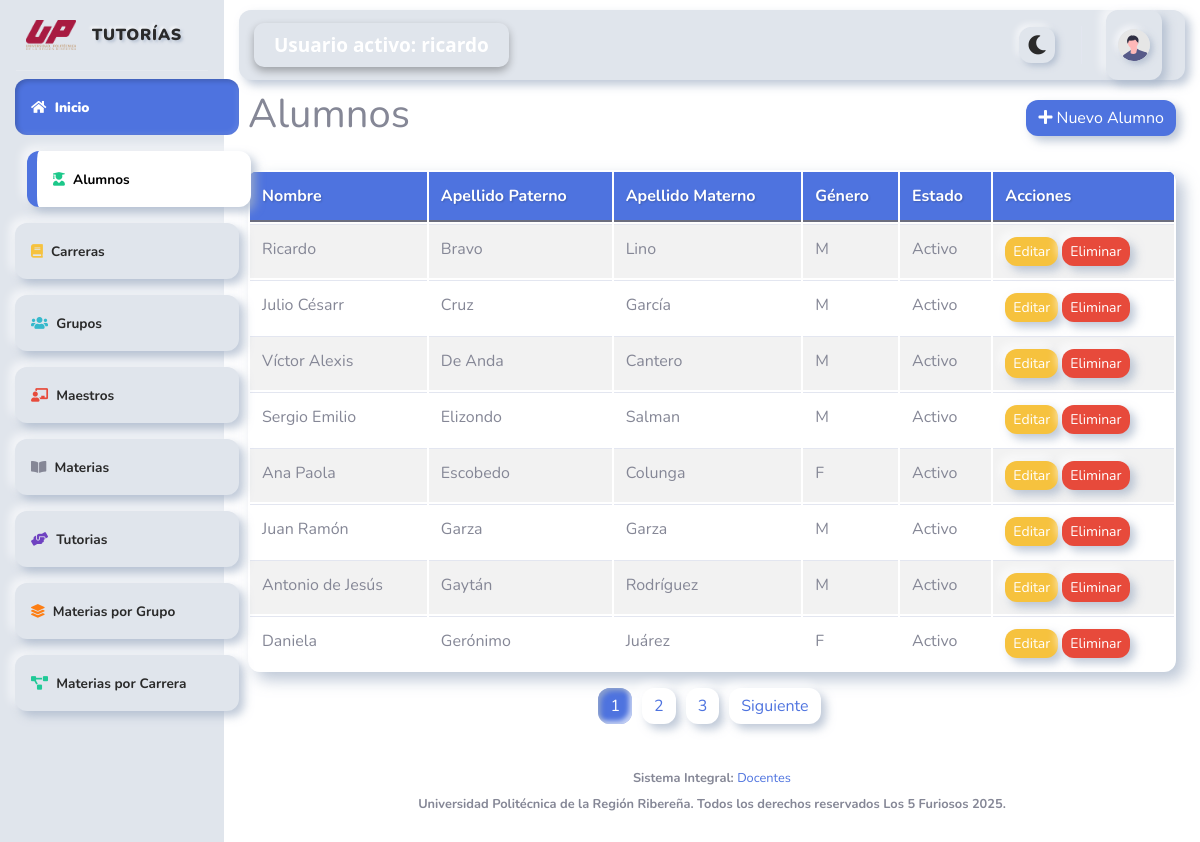
The app's page /alumnos.php (signed in) with its own data.
### tables this page shows
CREATE TABLE `alumnos` (
  `id_alumno` int(11) NOT NULL,
  `nombre` varchar(255) NOT NULL,
  `ape_pa` varchar(150) NOT NULL,
  `ape_ma` varchar(150) NOT NULL,
  `genero` varchar(1) NOT NULL,
  `activo` int(3) NOT NULL
);

### modelos/conexion.php (called while the page is built, shortened)
<?php
class Conexion {
    private $usuario = "root";
    private $contraseña = "";
    private $db = "proyecto3";
    private $servidor = "localhost";
    public function conectar() {
        $this->conn = null;
        try {
            $this->conn = new PDO(
                "mysql:host=".$this->servidor.";dbname=".$this->db.";charset=utf8",
                $this->usuario,
                $this->contraseña
            );
            $this->conn->setAttribute(PDO::ATTR_ERRMODE, PDO::ERRMODE_EXCEPTION);
            $this->conn->setAttribute(PDO::ATTR_EMULATE_PREPARES, false);
        } catch (PDOException $e) {
            error_log("Error al conectar: " . $e->getMessage());
            die("Error al conectar con la base de datos");
        }
        return $this->conn;
    }
}

### modelos/mdl_alumnos.php (called while the page is built, shortened)
<?php
require_once __DIR__.'/conexion.php';
class MdlAlumnos {
    private $conn;
    private $tabla = 'alumnos';
    public function __construct() {
        $this->conn = (new Conexion())->conectar();
    }
    public function obtenerPaginado($inicio, $limite) {
        try {
            $sql = "SELECT id_alumno, nombre, ape_pa, ape_ma, genero, activo
                    FROM $this->tabla
                    Where activo = 0
                    LIMIT :inicio, :limite";
            $stmt = $this->conn->prepare($sql);
            $stmt->bindParam(':inicio', $inicio, PDO::PARAM_INT);
            $stmt->bindParam(':limite', $limite, PDO::PARAM_INT);
            $stmt->execute();
            return $stmt->fetchAll(PDO::FETCH_ASSOC);
        } catch (PDOException $e) {
            error_log("Error en obtenerPaginado: " . $e->getMessage());
            return [];
        }
    }
    public function contarAlumnos() {
        try {
            $sql = "SELECT COUNT(*) AS total FROM $this->tabla";
            return $this->conn->query($sql)->fetch(PDO::FETCH_ASSOC)['total'];
        } catch (PDOException $e) {
            error_log("Error en contarAlumnos: " . $e->getMessage());
            return 0;
        }
    }
}
?>

### alumnos.php (the view, shortened to what this page needs)
<?php
require_once "Modelos/mdl_alumnos.php";
$modelo = new MdlAlumnos();
$limite = 8;
$pagina = isset($_GET['pagina']) ? max(1, intval($_GET['pagina'])) : 1;
$inicio = ($pagina - 1) * $limite;
$totalRegistros = $modelo->contarAlumnos();
$totalPaginas = ceil($totalRegistros / $limite);
$alumnos = $modelo->obtenerPaginado($inicio, $limite);
require_once "vistas/parte_superior.php";
?>
<div class="container">
    <div class="d-flex justify-content-between align-items-center mb-4">
        <h1>Alumnos</h1>
        <button class="btn btn-primary" onclick="abrirModal()">
            <i class="fas fa-plus"></i> Nuevo Alumno
        </button>
    </div>
    <table class="table table-striped">
        <thead class="thead-dark">
            <tr>
                <th>Nombre</th>
                <th>Apellido Paterno</th>
                <th>Apellido Materno</th>
                <th>Género</th>
                <th>Estado</th>
                <th>Acciones</th>
            </tr>
        </thead>
        <tbody>
            <?php foreach($alumnos as $alumno): ?>
            <tr>
                <td><?= htmlspecialchars($alumno['nombre']) ?></td>
                <td><?= htmlspecialchars($alumno['ape_pa']) ?></td>
                <td><?= htmlspecialchars($alumno['ape_ma']) ?></td>
                <td><?= htmlspecialchars($alumno['genero']) ?></td>
                <td>
                    <?php
                        switch($alumno['activo']) {
                            case 0: echo 'Activo'; break;
                        }
                    ?>
                </td>
                <td>
                    <button class="btn btn-warning btn-sm"
                        onclick="abrirModal(
                            '<?= $alumno['id_alumno'] ?>',
                            '<?= htmlspecialchars($alumno['nombre'], ENT_QUOTES) ?>',
                            '<?= htmlspecialchars($alumno['ape_pa'], ENT_QUOTES) ?>',
                            '<?= htmlspecialchars($alumno['ape_ma'], ENT_QUOTES) ?>',
                            '<?= htmlspecialchars($alumno['genero'], ENT_QUOTES) ?>',
                            '<?= $alumno['activo'] ?>'
                        )">
                        Editar
                    </button>
                    <button class="btn btn-danger btn-sm"
                        onclick="confirmarEliminacion(<?= $alumno['id_alumno'] ?>)">
                        Eliminar
                    </button>
                </td>
            </tr>
            <?php endforeach; ?>
        </tbody>
    </table>
    <nav aria-label="Paginación de alumnos">
        <ul class="pagination justify-content-center">
            <?php for ($i = 1; $i <= $totalPaginas; $i++): ?>
                <li class="page-item <?= $i == $pagina ? 'active' : '' ?>">
                    <a class="page-link" href="?pagina=<?= $i ?>"><?= $i ?></a>
                </li>
            <?php endfor; ?>
            <?php if ($pagina < $totalPaginas): ?>
                <li class="page-item">
                    <a class="page-link" href="?pagina=<?= $pagina + 1 ?>">Siguiente</a>
                </li>
            <?php endif; ?>
        </ul>
    </nav>
</div>
<?php
require_once "vistas/parte_inferior.php";
?>

### vistas/parte_superior.php (shortened to what this page needs)
<?php
    $current_page = basename($_SERVER['PHP_SELF']);
    function isActive($page, $current_page) {
        return ($page == $current_page) ? 'active' : '';
    }
?>
<!DOCTYPE html>
<html lang="es">
<head>
    <link href="css/nuevo_diseño.css?v=3" rel="stylesheet" id="theme-style">
    <link href="vendor/fontawesome-free/css/all.min.css" rel="stylesheet" type="text/css">
    <link href="css/sb-admin-2.min.css" rel="stylesheet">
</head>
<body class="light-mode">
    <div id="wrapper">
        <ul class="navbar-nav sidebar sidebar-dark accordion" id="accordionSidebar">
            <a class="sidebar-brand d-flex align-items-center justify-content-center" href="index.php">
                <img src="img/logo_up.png" alt="Logo Universidad" style="max-width: 50px; height: auto;">
                <div class="sidebar-brand-text mx-3"><strong>Tutorías</strong> <sup></sup></div>
            </a>
            <hr class="sidebar-divider my-0">
           <li class="nav-item active">
                <a class="nav-link" href="index.php">
                    <i class="fas fa-home"></i>
                    <span><strong>Inicio</strong></span>
                </a>
            </li>
            <li class="nav-item">
                <a class="nav-link <?php echo isActive('alumnos.php', $current_page); ?>" href="alumnos.php">
                    <i class="fas fa-user-graduate"></i>
                    <span><strong>Alumnos</strong></span>
                </a>
            </li>
            <li class="nav-item">
                <a class="nav-link <?php echo isActive('carreras.php', $current_page); ?>" href="carreras.php">
                    <i class="fas fa-book"></i>
                    <span><strong>Carreras</strong></span>
                </a>
            </li>
            <li class="nav-item">
                <a class="nav-link <?php echo isActive('grupos.php', $current_page); ?>" href="grupos.php">
                    <i class="fas fa-users"></i>
                    <span><strong>Grupos</strong></span>
                </a>
            </li>
            <li class="nav-item">
                <a class="nav-link <?php echo isActive('maestros.php', $current_page); ?>" href="maestros.php">
                    <i class="fas fa-chalkboard-teacher"></i>
                    <span><strong>Maestros</strong></span>
                </a>
            </li>
            <li class="nav-item">
                <a class="nav-link <?php echo isActive('materias.php', $current_page); ?>" href="materias.php">
                    <i class="fas fa-book-open"></i>
                    <span><strong>Materias</strong></span>
                </a>
            </li>
            <li class="nav-item">
                <a class="nav-link <?php echo isActive('asignacion.php', $current_page); ?>" href="asignacion.php">
                    <i class="fas fa-hands-helping"></i>
                    <span><strong>Tutorias</strong></span>
                </a>
            </li>
            <li class="nav-item">
                <a class="nav-link <?php echo isActive('materias_grupos.php', $current_page); ?>" href="materias_grupos.php">
                    <i class="fas fa-layer-group"></i>
                    <span><strong>Materias por Grupo</strong></span>
                </a>
            </li>
            <li class="nav-item">
                <a class="nav-link <?php echo isActive('materias_carrera.php', $current_page); ?>" href="materias_carrera.php">
                    <i class="fas fa-project-diagram"></i>
                    <span><strong>Materias por Carrera</strong></span>
                </a>
            </li>
        </ul>
        <div id="content-wrapper" class="d-flex flex-column">
            <div id="content">
                <nav class="navbar navbar-expand topbar">
                    <span class="usuario-activo">
                        <string>Usuario activo:</string> <strong><?php echo isset($_SESSION['nombre']) ? htmlspecialchars($_SESSION['nombre']) : 'usuario'; ?></strong>
                    </span>
                    <ul class="navbar-nav ml-auto">
                        <li class="nav-item theme-toggle-container">
                            <button id="theme-toggle" class="btn btn-link">
                                <i class="fas fa-moon" id="theme-icon"></i>
                            </button>
                        </li>
                        <li class="nav-item dropdown no-arrow">
                            <a class="nav-link dropdown-toggle" href="#" id="userDropdown" role="button" data-toggle="dropdown" aria-haspopup="true" aria-expanded="false">
                                <img class="img-profile rounded-circle" src="img/undraw_profile.svg">
                            </a>
                        </li>
                    </ul>
                </nav>

### vistas/parte_inferior.php (shortened to what this page needs)
            </div>
            <footer class="sticky-footer">
                <div class="container my-auto">
                    <div class="copyright text-center my-auto">
                        <span>
                            <a><strong>Sistema Integral:</strong> </a>
                            <a href="http://sisintegral.uprr.edu.mx/docentes.php/signin" target="_blank">Docentes</a><br><br>
                            <a><strong>Universidad Politécnica de la Región Ribereña. Todos los derechos reservados Los 5 Furiosos 2025.</strong></a>
                        </span>
                    </div>
                </div>
            </footer>
        </div>
    </div>
</body>
</html>

### records on screen
alumnos: nombre "Ricardo", ape_pa "Bravo", ape_ma "Lino", genero "M", activo "Activo"
alumnos: nombre "Julio Césarr", ape_pa "Cruz", ape_ma "García", genero "M", activo "Activo"
alumnos: nombre "Víctor Alexis", ape_pa "De Anda", ape_ma "Cantero", genero "M", activo "Activo"
alumnos: nombre "Sergio Emilio", ape_pa "Elizondo", ape_ma "Salman", genero "M", activo "Activo"
alumnos: nombre "Ana Paola", ape_pa "Escobedo", ape_ma "Colunga", genero "F", activo "Activo"
alumnos: nombre "Juan Ramón", ape_pa "Garza", ape_ma "Garza", genero "M", activo "Activo"
alumnos: nombre "Antonio de Jesús", ape_pa "Gaytán", ape_ma "Rodríguez", genero "M", activo "Activo"
alumnos: nombre "Daniela", ape_pa "Gerónimo", ape_ma "Juárez", genero "F", activo "Activo"

### other values on screen
$_SESSION['nombre'] "ricardo"
